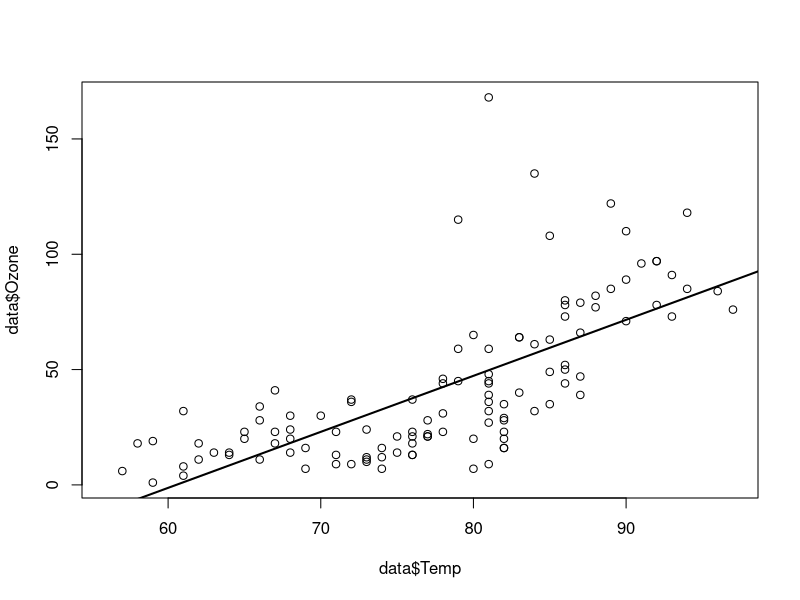

Generate this figure with R:
data("airquality")
?airquality
data <- data.frame(airquality)

coeff_corr <- cor(data$Temp, data$Ozone, use = "complete.obs")

mod <- lm(Ozone ~ Temp, data = data)

summary(mod)

plot(data$Ozone ~ data$Temp)

abline(mod, col = "black", lwd = 2)